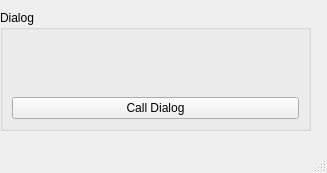
<?xml version="1.0" encoding="UTF-8"?>
<ui version="4.0">
 <class>MainWindow</class>
 <widget class="QMainWindow" name="MainWindow">
  <property name="geometry">
   <rect>
    <x>0</x>
    <y>0</y>
    <width>327</width>
    <height>173</height>
   </rect>
  </property>
  <property name="windowTitle">
   <string>MainWindow</string>
  </property>
  <widget class="QWidget" name="centralwidget">
   <widget class="QGroupBox" name="groupBox">
    <property name="geometry">
     <rect>
      <x>0</x>
      <y>10</y>
      <width>311</width>
      <height>121</height>
     </rect>
    </property>
    <property name="title">
     <string>Dialog</string>
    </property>
    <layout class="QVBoxLayout" name="verticalLayout">
     <item>
      <widget class="QLabel" name="label">
       <property name="text">
        <string>&lt;html&gt;&lt;head/&gt;&lt;body&gt;&lt;p align=&quot;center&quot;&gt;&lt;br/&gt;&lt;/p&gt;&lt;/body&gt;&lt;/html&gt;</string>
       </property>
      </widget>
     </item>
     <item>
      <widget class="QPushButton" name="pushButton">
       <property name="text">
        <string>Call Dialog</string>
       </property>
      </widget>
     </item>
    </layout>
   </widget>
  </widget>
  <widget class="QMenuBar" name="menubar">
   <property name="geometry">
    <rect>
     <x>0</x>
     <y>0</y>
     <width>327</width>
     <height>18</height>
    </rect>
   </property>
  </widget>
  <widget class="QStatusBar" name="statusbar"/>
 </widget>
 <resources/>
 <connections/>
</ui>
